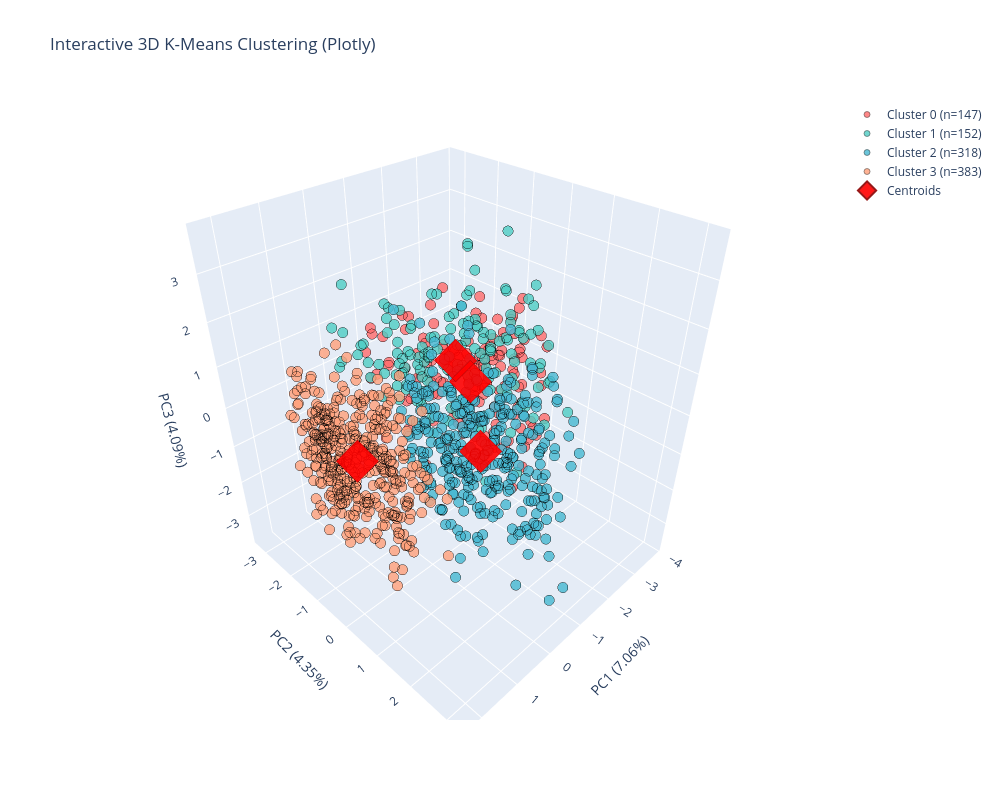

The notebook cell this image was saved under:
### Code cell
# ============================================================
# PLOTLY METHOS - 3D PLOTTING 
# ============================================================
# Normalizaiton
scaler = StandardScaler()
X_scaled = scaler.fit_transform(x)

# K-Means Clustering
kmeans = KMeans(n_clusters=4, random_state=42, n_init=10)
clusters = kmeans.fit_predict(X_scaled)  

# DataFrame
x['Cluster'] = clusters

pca = PCA(n_components=3)
X_pca = pca.fit_transform(X_scaled)

fig_plotly = go.Figure()

for cluster_id in sorted(np.unique(clusters)):
    cluster_mask = clusters == cluster_id
    
    fig_plotly.add_trace(go.Scatter3d(
        x=X_pca[cluster_mask, 0],
        y=X_pca[cluster_mask, 1],
        z=X_pca[cluster_mask, 2],
        mode='markers',
        name=f'Cluster {cluster_id} (n={cluster_counts[cluster_id]})',
        marker=dict(
            size=6,
            color=colors[cluster_id],
            opacity=0.8,
            line=dict(width=0.5, color='black')
        ),
        hovertemplate='<b>Cluster %{fullData.name}</b><br>PC1: %{x:.2f}<br>PC2: %{y:.2f}<br>PC3: %{z:.2f}<extra></extra>'
    ))

# Centroids - ✅ DÜZELTILDI: 'star' yerine 'diamond' kullanıyoruz
fig_plotly.add_trace(go.Scatter3d(
    x=centroids_pca[:, 0],
    y=centroids_pca[:, 1],
    z=centroids_pca[:, 2],
    mode='markers',
    name='Centroids',
    marker=dict(
        size=14,
        color='red',
        symbol='diamond',  # ✅ Geçerli symbol: circle, diamond, cross, x, square, etc.
        line=dict(width=2, color='darkred'),
        opacity=0.9
    ),
    hovertemplate='<b>Centroid</b><br>PC1: %{x:.2f}<br>PC2: %{y:.2f}<br>PC3: %{z:.2f}<extra></extra>'
))

fig_plotly.update_layout(
    title='Interactive 3D K-Means Clustering (Plotly)',
    scene=dict(
        xaxis_title=f'PC1 ({pca.explained_variance_ratio_[0]*100:.2f}%)',
        yaxis_title=f'PC2 ({pca.explained_variance_ratio_[1]*100:.2f}%)',
        zaxis_title=f'PC3 ({pca.explained_variance_ratio_[2]*100:.2f}%)',
    ),
    width=1000,
    height=800,
    hovermode='closest',
    font=dict(size=12)
)

fig_plotly.show()

### Figure 1 — Plotly figure (JSON) as saved in the notebook; plotly's stock layout.template omitted (floating-point values rounded to 4 significant figures; data arrays with more than 128 entries replaced by an {"elided": "..."} marker saying what was removed)
{"data": [{"hovertemplate": "<b>Cluster %{fullData.name}</b><br>PC1: %{x:.2f}<br>PC2: %{y:.2f}<br>PC3: %{z:.2f}<extra></extra>", "marker": {"color": "#FF6B6B", "line": {"color": "black", "width": 0.5}, "opacity": 0.8, "size": 6}, "mode": "markers", "name": "Cluster 0 (n=147)", "type": "scatter3d", "x": {"elided": "147 float values"}, "y": {"elided": "147 float values"}, "z": {"elided": "147 float values"}}, {"hovertemplate": "<b>Cluster %{fullData.name}</b><br>PC1: %{x:.2f}<br>PC2: %{y:.2f}<br>PC3: %{z:.2f}<extra></extra>", "marker": {"color": "#4ECDC4", "line": {"color": "black", "width": 0.5}, "opacity": 0.8, "size": 6}, "mode": "markers", "name": "Cluster 1 (n=152)", "type": "scatter3d", "x": {"elided": "152 float values"}, "y": {"elided": "152 float values"}, "z": {"elided": "152 float values"}}, {"hovertemplate": "<b>Cluster %{fullData.name}</b><br>PC1: %{x:.2f}<br>PC2: %{y:.2f}<br>PC3: %{z:.2f}<extra></extra>", "marker": {"color": "#45B7D1", "line": {"color": "black", "width": 0.5}, "opacity": 0.8, "size": 6}, "mode": "markers", "name": "Cluster 2 (n=318)", "type": "scatter3d", "x": {"elided": "318 float values"}, "y": {"elided": "318 float values"}, "z": {"elided": "318 float values"}}, {"hovertemplate": "<b>Cluster %{fullData.name}</b><br>PC1: %{x:.2f}<br>PC2: %{y:.2f}<br>PC3: %{z:.2f}<extra></extra>", "marker": {"color": "#FFA07A", "line": {"color": "black", "width": 0.5}, "opacity": 0.8, "size": 6}, "mode": "markers", "name": "Cluster 3 (n=383)", "type": "scatter3d", "x": {"elided": "383 float values"}, "y": {"elided": "383 float values"}, "z": {"elided": "383 float values"}}, {"hovertemplate": "<b>Centroid</b><br>PC1: %{x:.2f}<br>PC2: %{y:.2f}<br>PC3: %{z:.2f}<extra></extra>", "marker": {"color": "red", "line": {"color": "darkred", "width": 2}, "opacity": 0.9, "size": 14, "symbol": "diamond"}, "mode": "markers", "name": "Centroids", "type": "scatter3d", "x": [-2.44, -1.11, -0.231, 1.569], "y": [-1.238, -0.3857, 1.171, -0.3442], "z": [-0.5767, 0.9438, -0.04112, -0.1191]}], "layout": {"font": {"size": 12}, "height": 800, "hovermode": "closest", "scene": {"xaxis": {"title": {"text": "PC1 (7.06%)"}}, "yaxis": {"title": {"text": "PC2 (4.35%)"}}, "zaxis": {"title": {"text": "PC3 (4.09%)"}}}, "title": {"text": "Interactive 3D K-Means Clustering (Plotly)"}, "width": 1000}}
